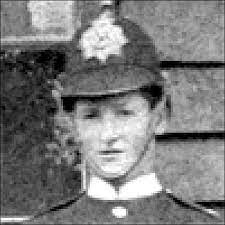
%> input picture index.jpg, 225 x 225 px
$ octave latihagambar3.m   (GNU Octave 9; MATLAB toolbox functions it lacks are replaced by stand-ins)
%> lines starting %> are read from the running program, lines starting %| are printed output that depends on the picture
M = imread("index.jpg")
%> M is the input picture: size 225x225x3 uint8; min 0, max 255, mean 123.2
figure;imshow(M);
figure;imhist(M);
%> after `imhist(M)`:
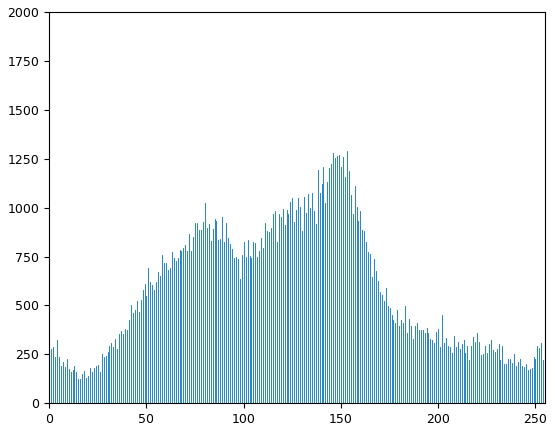
%> figure redrawn from the program's plot data; highest point at x = 255, y = 1950

%histogram Equalization
N=histeq(M);
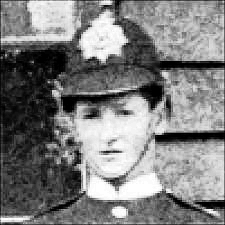
%> N: size 225x225x3 uint8; min 0, max 255, mean 126.2
figure;imshow(N);
figure; imhist(N);
%> after `imhist(N)`:
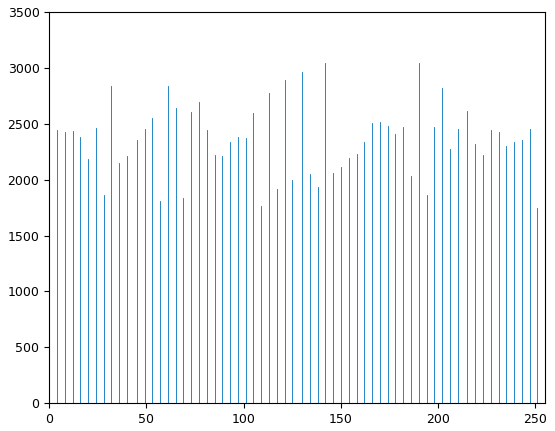
%> figure redrawn from the program's plot data; highest point at x = 0, y = 3360

%Tugas pelajari histogram dan load image

O = imadjust(M); %memebuat gambar jadi lebih jelas
figure;imshow(O);
figure; imhist(O); %menampilkan histogram dari gambar
